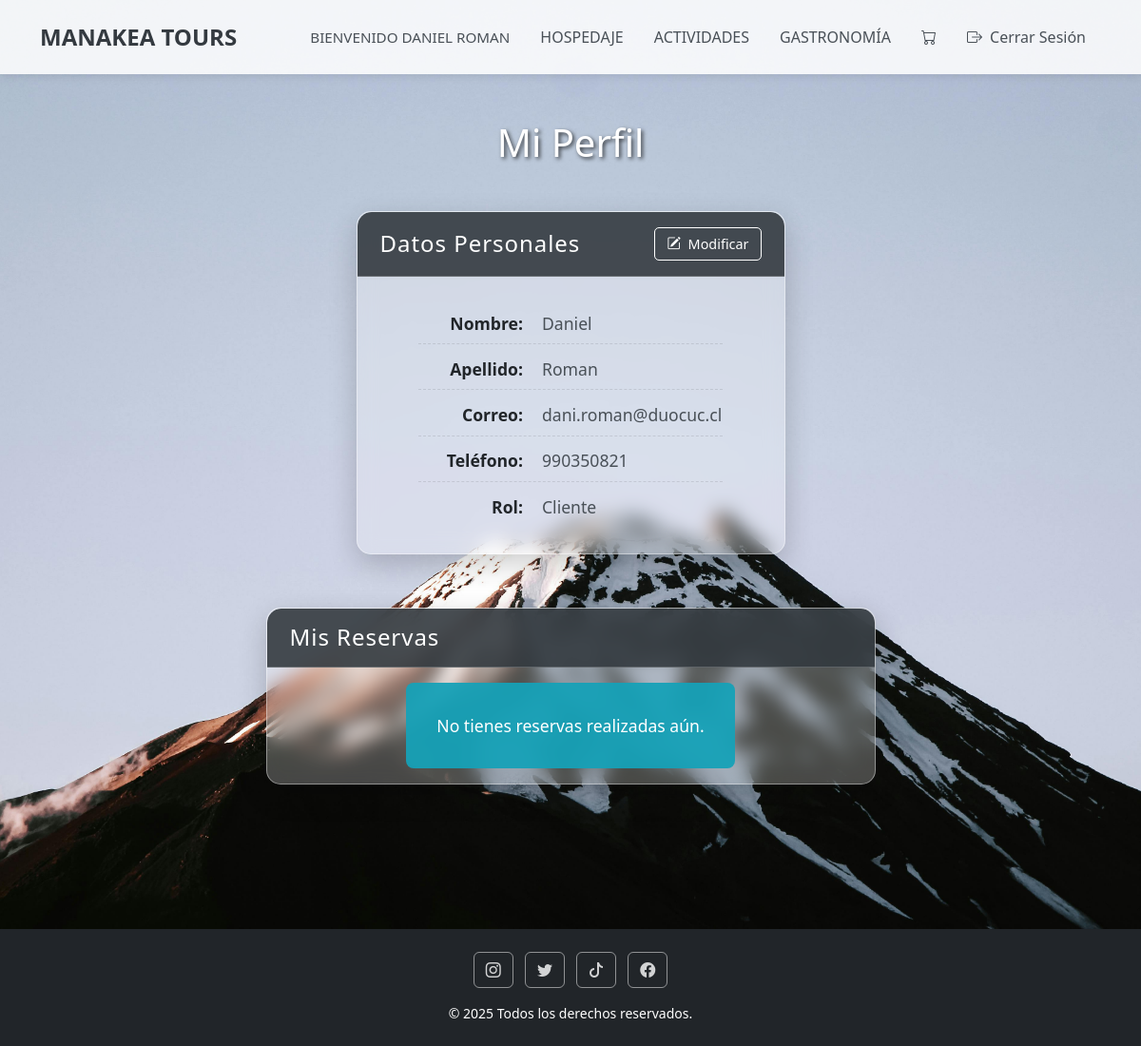
Screenshot of /perfil/ (signed in) with the database file from the repository.
### core/models.py (models this page shows, shortened)
class Usuario(AbstractBaseUser, PermissionsMixin):
    nombre = models.CharField(max_length=100)
    apellido = models.CharField(max_length=100)
    correo = models.EmailField(unique=True)
    telefono = models.CharField(max_length=20, blank=True, null=True) # Campo de teléfono
    tipo_usuario = models.ForeignKey(TipoUsuario, on_delete=models.SET_NULL, null=True, blank=True)
    is_active = models.BooleanField(default=True) # Indica si la cuenta está activa
    is_staff = models.BooleanField(default=False) # Necesario para acceder al admin de Django
    date_joined = models.DateTimeField(auto_now_add=True) # Fecha de creación del usuario
    objects = UsuarioManager() # Asigna tu Manager personalizado
    USERNAME_FIELD = 'correo' # Django usará 'correo' como campo de nombre de usuario para el login
    REQUIRED_FIELDS = ['nombre', 'apellido'] # Campos requeridos al crear un superusuario con createsuperuser
    groups = models.ManyToManyField(
        'auth.Group',
        verbose_name='groups',
        blank=True,
        help_text='The groups this user belongs to. A user will get all permissions granted to each of their groups.',
        related_name="core_usuario_set", # Asegura un related_name único para evitar conflictos
        related_query_name="usuario",
    )
    user_permissions = models.ManyToManyField(
        'auth.Permission',
        verbose_name='user permissions',
        blank=True,
        help_text='Specific permissions for this user.',
        related_name="core_usuario_set", # Asegura un related_name único para evitar conflictos
        related_query_name="usuario",
    )
    class Meta:
        verbose_name = "Usuario"
        verbose_name_plural = "Usuarios"
    @property
    def is_cliente(self):
        return self.tipo_usuario and self.tipo_usuario.tipo_nombre == 'cliente'

### core/views.py (the view, shortened to what this page needs)
# urls.py: path('perfil/', views.perfil, name='perfil'),
@login_required(login_url='login')
def perfil(request):
    usuario_actual = request.user
    form_submitted_with_errors = False
    if request.method == 'POST':
        form = PerfilUsuarioForm(request.POST, instance=usuario_actual)
        if form.is_valid():
            form.save()
            messages.success(request, '¡Tus datos han sido actualizados correctamente!')
            return redirect('perfil')
        else:
            messages.error(request, 'Hubo un error al actualizar tus datos. Por favor, revisa el formulario.')
            form_submitted_with_errors = True
    else:
        form = PerfilUsuarioForm(instance=usuario_actual)
    reservas_data = []
    if is_cliente(usuario_actual):
        reservas_usuario = Reserva.objects.filter(usuario=usuario_actual).order_by('-fecha_reserva')
    context = {
        'form': form,
        'reservas': reservas_data,
        'form_submitted': form_submitted_with_errors,
        'user': usuario_actual,
    }
    return render(request, 'core/perfil.html', context)

### core/templates/core/perfil.html (shortened to what this page needs)
{% load static %}
<!DOCTYPE html>
<html lang="es">
<head>
    <link href="https://cdn.jsdelivr.net/npm/bootstrap@5.3.0/dist/css/bootstrap.min.css" rel="stylesheet">
    <link rel="stylesheet" href="https://cdn.jsdelivr.net/npm/bootstrap-icons@1.10.5/font/bootstrap-icons.css">
    <link rel="stylesheet" href="https://cdnjs.cloudflare.com/ajax/libs/font-awesome/6.5.1/css/all.min.css" />
    <link rel="stylesheet" href="{% static 'css/global.css'%}">
</head>
<body>
    <section class="bg-5">
        <nav class="navbar navbar-expand-md navbar-light bg-light">
            <div class="container">
                <a class="navbar-brand fw-bold" href="{% url 'inicioregistrado'%}">MANAKEA TOURS</a>
                <div class="collapse navbar-collapse justify-content-end" id="navbarNav">
                    <ul class="navbar-nav">
                        {% if user.is_authenticated %}
                            <li class="nav-item d-flex align-items-center">
                                <span class="nav-link welcome-message">BIENVENIDO {{ user.nombre|upper }} {{ user.apellido|upper }}</span>
                            </li>
                            <li class="nav-item">
                                <a class="nav-link" href="{% url 'hospedaje' %}">HOSPEDAJE</a>
                            </li>
                            <li class="nav-item">
                                <a class="nav-link" href="{% url 'actividad' %}">ACTIVIDADES</a>
                            </li>
                            <li class="nav-item">
                                <a class="nav-link" href="{% url 'gastronomia' %}">GASTRONOMÍA</a>
                            </li>
                            {% if user.is_cliente %}
                                <li class="nav-item">
                                    <a class="nav-link" href="{% url 'carrito' %}">
                                        <i class="bi bi-cart"></i>
                                    </a>
                                </li>
                            {% endif %}
                            <li class="nav-item">
                                <a class="nav-link btn btn-outline-danger btn-sm ms-2" href="{% url 'logout' %}">
                                    <i class="bi bi-box-arrow-right me-1"></i> Cerrar Sesión
                                </a>
                            </li>
                        {% endif %}
                    </ul>
                </div>
            </div>
        </nav>
        <div class="container py-5 flex-grow-1 d-flex flex-column justify-content-center">
            <h1 class="text-center mb-5 text-white" style="text-shadow: 2px 2px 4px rgba(0,0,0,0.7);">Mi Perfil</h1>
            {% if user.is_authenticated %}
                <div class="row profile-row justify-content-center flex-grow-1">
                    <div class="col-12 {% if user.is_cliente %}col-md-5{% else %}col-md-8{% endif %} profile-card-col mb-4">
                        <div class="card shadow-sm h-100">
                            <div class="card-header text-white d-flex justify-content-between align-items-center">
                                <h4 class="mb-0">Datos Personales</h4>
                                <button type="button" class="btn btn-outline-light btn-sm" id="toggleEditButton">
                                    <i class="bi bi-pencil-square me-1"></i> Modificar
                                </button>
                            </div>
                            <div class="card-body">
                                <div id="staticData">
                                    <p><strong>Nombre:</strong> <span>{{ user.nombre }}</span></p>
                                    <p><strong>Apellido:</strong> <span>{{ user.apellido }}</span></p>
                                    <p><strong>Correo:</strong> <span>{{ user.correo }}</span></p>
                                    <p><strong>Teléfono:</strong> <span>{{ user.telefono|default:"No registrado" }}</span></p>
                                    <p><strong>Rol:</strong>
                                        <span>
                                            {% if user.is_cliente %}Cliente
                                            {% elif user.is_anfitrion %}Anfitrión
                                            {% elif user.is_administrador %}Administrador
                                            {% else %}Desconocido (Rol no definido)
                                            {% endif %}
                                        </span>
                                    </p>
                                </div>
                            </div>
                        </div>
                    </div>
                    {% if user.is_cliente %}
                        <div class="col-12 col-md-7 profile-card-col mb-4">
                            <div class="card shadow-sm h-100">
                                <div class="card-header text-white">
                                    <h4 class="mb-0">Mis Reservas</h4>
                                </div>
                                <div class="card-body">
                                    {% if reservas %}
                                        <div class="table-responsive">
                                            <table class="table table-striped table-hover">
                                                <thead>
                                                    <tr>
                                                        <th>Tipo</th>
                                                        <th>Servicio</th>
                                                        <th>Fecha Inicio</th>
                                                        <th>Fecha Fin</th>
                                                        <th>Estado</th>
                                                        <th>Total</th>
                                                        <th>Acciones</th>
                                                    </tr>
                                                </thead>
                                                <tbody>
                                                    {% for reserva in reservas %}
                                                        <tr>
                                                            <td>{{ reserva.tipo_servicio }}</td>
                                                            <td>{{ reserva.nombre_servicio }}</td>
                                                            <td>{{ reserva.fecha_inicio|date:"d/m/Y" }}</td>
                                                            <td>{{ reserva.fecha_fin|date:"d/m/Y" }}</td>
                                                            <td>
                                                                {% if reserva.estado_display %}
                                                                    {% if reserva.estado_display == 'Pendiente' %}
                                                                        <span class="badge bg-warning text-dark">{{ reserva.estado_display }}</span>
                                                                    {% elif reserva.estado_display == 'Confirmado' %}
                                                                        <span class="badge bg-success">{{ reserva.estado_display }}</span>
                                                                    {% elif reserva.estado_display == 'Cancelado' %}
                                                                        <span class="badge bg-danger">{{ reserva.estado_display }}</span>
                                                                    {% elif reserva.estado_display == 'Completado' %}
                                                                        <span class="badge bg-secondary">{{ reserva.estado_display }}</span>
                                                                    {% else %}
                                                                        <span class="badge bg-info">{{ reserva.estado_display }}</span>
                                                                    {% endif %}
                                                                {% else %}
                                                                    <span class="badge bg-secondary">{{ reserva.estado|capfirst }}</span>
                                                                {% endif %}
                                                            </td>
                                                            <td>${{ reserva.total|floatformat:0 }}</td>
                                                            <td>
                                                            </td>
                                                        </tr>
                                                    {% endfor %}
                                                </tbody>
                                            </table>
                                        </div>
                                    {% else %}
                                        <div class="alert alert-info text-center" role="alert">
                                            No tienes reservas realizadas aún.
                                        </div>
                                    {% endif %}
                                </div>
                            </div>
                        </div>
                    {% endif %}
                </div>
            {% else %}
                <div class="alert alert-warning text-center" role="alert">
                    Debes iniciar sesión para ver tu perfil.
                </div>
            {% endif %}
        </div>
        <footer class="bg-dark text-center text-white py-4 mt-5">
            <div class="container">
                <div class="mb-3">
                    <a href="https://www.instagram.com" target="_blank" class="btn btn-outline-light mx-1">
                        <i class="bi bi-instagram"></i>
                    </a>
                    <a href="https://www.twitter.com" target="_blank" class="btn btn-outline-light mx-1">
                        <i class="bi bi-twitter"></i>
                    </a>
                    <a href="https://www.tiktok.com" target="_blank" class="btn btn-outline-light mx-1">
                        <i class="bi bi-tiktok"></i>
                    </a>
                    <a href="https://www.facebook.com" target="_blank" class="btn btn-outline-light mx-1">
                        <i class="bi bi-facebook"></i>
                    </a>
                </div>
                <p class="mb-0 small">&copy; 2025 Todos los derechos reservados.</p>
            </div>
        </footer>
    </section>
</body>
</html>

### rows the page displays
Usuario: nombre "DANIEL", apellido "ROMAN", nombre "Daniel", apellido "Roman", correo "dani.roman@duocuc.cl", telefono "990350821"
